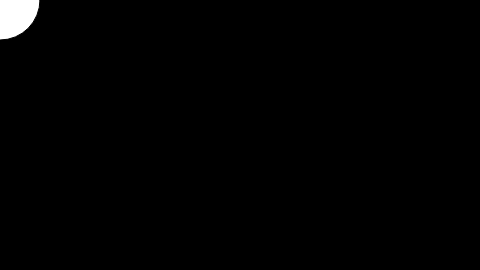
Frame 1 (no input)
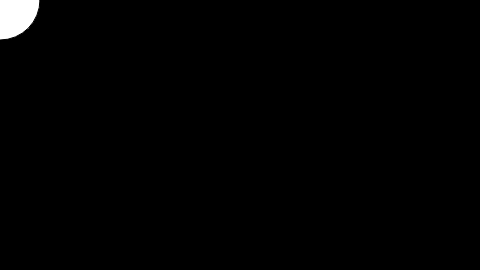
Frame 60 (no input)
Frame 120 (the mouse pressed at the canvas centre since frame 60): identical to frame 60, image omitted

The p5.js sketch that drew these frames (run headless with seeded random() and noise() and a simulated clock; from frame 60 on, the mouse is pressed at the canvas centre):

// p5.js sketch
// ── sketch.js
// Learning Processing
// Daniel Shiffman
// http://www.learningprocessing.com

// Example 1-1: stroke and fill

function setup() {
  createCanvas(480, 270);
  background(0);
}

function draw() {
  if(mouseIsPressed){
  	fill(0);
  } else{
  	fill(255);
  }
  ellipse(mouseX, mouseY, 80, 80);
}
